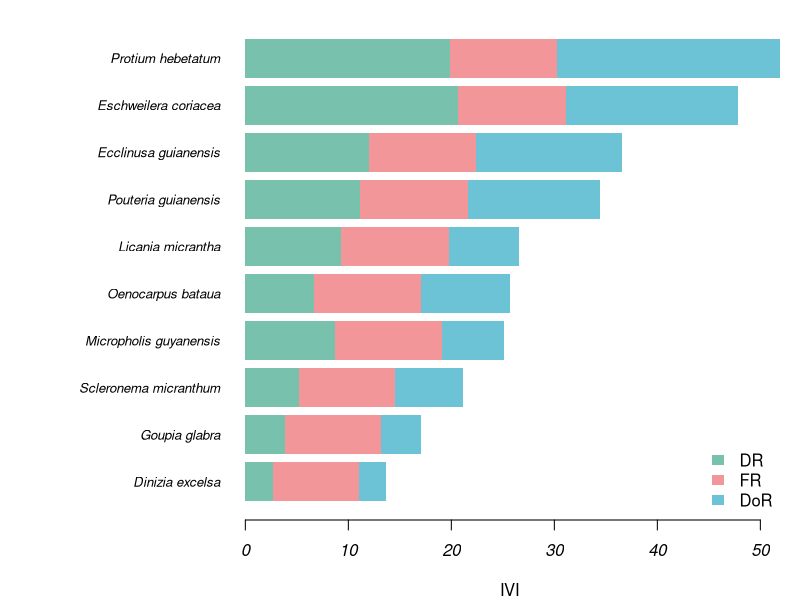

The R script that drew this image:
## ---- chunk 1
set.seed(2026)
especies <- c("Eschweilera coriacea", "Protium hebetatum", "Pouteria guianensis",
              "Ecclinusa guianensis", "Licania micrantha", "Micropholis guyanensis",
              "Scleronema micranthum", "Oenocarpus bataua", "Goupia glabra",
              "Dinizia excelsa")
prob <- c(0.22, 0.18, 0.12, 0.10, 0.09, 0.08, 0.07, 0.07, 0.05, 0.02)

n_arv <- 600
inv <- data.frame(
  parcela = sample(paste0("P", 1:10), n_arv, replace = TRUE),
  especie = sample(especies, n_arv, replace = TRUE, prob = prob),
  dap     = round(10 + rlnorm(n_arv, meanlog = 2.3, sdlog = 0.7), 1)  # DAP >= 10 cm
)
head(inv)

# Para seus dados, use por exemplo:
# inv <- read.csv2("dados/inventario.csv")
## ---- chunk 2
area_parcela <- 0.1                          # ha
n_parcelas   <- length(unique(inv$parcela))
area_total   <- area_parcela * n_parcelas    # ha
## ---- chunk 3
inv$g <- pi * inv$dap^2 / 40000      # área basal de cada árvore (m²)

n_i <- tapply(inv$dap, inv$especie, length)                         # nº de árvores
p_i <- tapply(inv$parcela, inv$especie, function(x) length(unique(x)))  # nº de parcelas
G_i <- tapply(inv$g, inv$especie, sum)                              # área basal

fito <- data.frame(
  especie = names(n_i),
  N   = as.integer(n_i),
  DA  = n_i / area_total,
  DR  = 100 * n_i / sum(n_i),
  FA  = 100 * p_i / n_parcelas,
  DoA = G_i / area_total,
  DoR = 100 * G_i / sum(G_i)
)
fito$FR  <- 100 * fito$FA / sum(fito$FA)
fito$IVI <- fito$DR + fito$FR + fito$DoR
fito$IVC <- fito$DR + fito$DoR

fito <- fito[order(fito$IVI, decreasing = TRUE), ]
rownames(fito) <- NULL
knitr::kable(fito, digits = 2)
## ---- chunk 4
#| fig-cap: "Índice de valor de importância (IVI) por espécie, decomposto em densidade, frequência e dominância relativas."
#| fig-height: 5
comp <- t(as.matrix(fito[, c("DR", "FR", "DoR")]))
colnames(comp) <- fito$especie
par(mar = c(4, 12, 1, 1))
barplot(comp[, ncol(comp):1], horiz = TRUE, las = 1, font.axis = 3,
        col = c("#78c2ad", "#f3969a", "#6cc3d5"), border = NA,
        xlab = "IVI", cex.names = 0.8)
legend("bottomright", legend = c("DR", "FR", "DoR"),
       fill = c("#78c2ad", "#f3969a", "#6cc3d5"), border = NA, bty = "n")
## ---- chunk 5
p <- fito$N / sum(fito$N)
S <- nrow(fito)

H <- -sum(p * log(p))
simpson <- 1 - sum(p^2)
J <- H / log(S)

data.frame(Riqueza = S, Shannon = round(H, 3),
           Simpson = round(simpson, 3), Pielou = round(J, 3))
